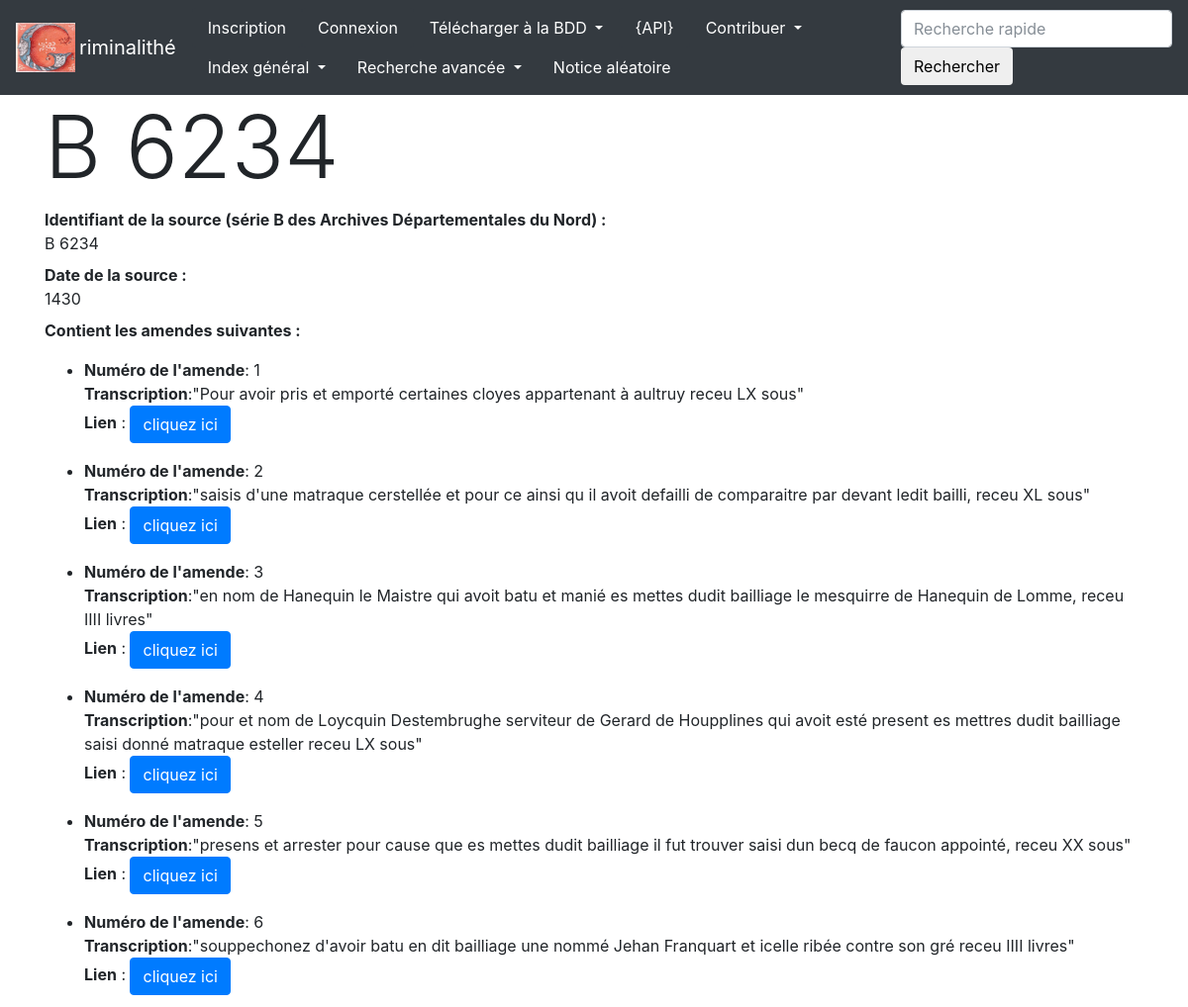
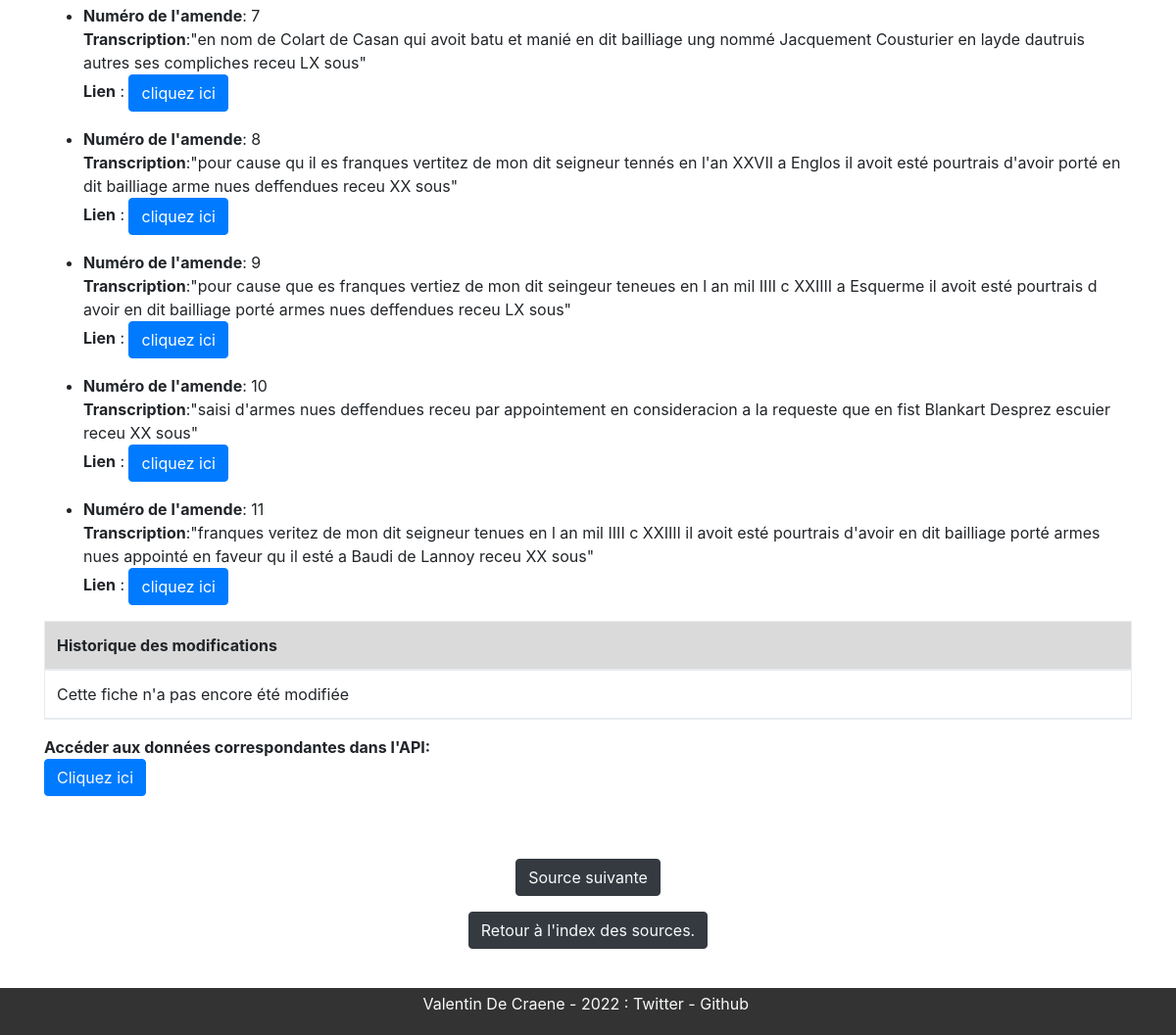
The app's page /source/6234 with its own data (2 pictures, top to bottom).
### Criminalithe/app/modeles/donnees.py (models this page shows, shortened)
class Source(db.Model):
    source_id = db.Column(db.Integer, primary_key=True, unique=True, nullable=False, autoincrement=True)
    source_date = db.Column(db.Integer)
    authorships = db.relationship("Authorship", back_populates="source")
    amendes = db.relationship("Amendes", back_populates="source")

class Amendes(db.Model):
    amendes_id = db.Column(db.Integer, primary_key=True, unique=True, nullable=False, autoincrement=True)
    amendes_source_id = db.Column(db.Integer, db.ForeignKey("source.source_id"))
    amendes_montant = db.Column(db.Integer)
    amendes_type = db.Column(db.Text)
    amendes_franche_verite = db.Column(db.Text)
    amendes_transcription = db.Column(db.Text)
    amendes_personnes_id = db.Column(db.Integer, db.ForeignKey("personnes.personnes_amendes_id"))
    authorships = db.relationship("Authorship", back_populates="amende")
    justiciable = db.relationship("Personnes", foreign_keys="Personnes.personnes_amendes_id", backref="justiciable")
    source = db.relationship("Source", back_populates="amendes")

### Criminalithe/app/routes/generic.py (the view)
@app.route("/source/<int:source_id>")
def source(source_id):
    source_unique = Source.query.filter(Source.source_id == source_id).first()
    return render_template("pages/source.html", source=source_unique)

### Criminalithe/app/templates/pages/source.html (shortened to what this page needs)
{% extends "conteneur.html" %}
{% block corps %}
<h1 class="display-2"> B {{source.source_id}}</h1>
<dl>
    <dt>Identifiant de la source (série B des Archives Départementales du Nord) :</dt><dd>B {{source.source_id}}</dd>
    <dt>Date de la source : </dt><dd> {{source.source_date}}</dd>
    <dt> Contient les amendes suivantes :</dt>
    {% for amende in source.amendes %}
    <p>
    <ul>
        <li><b>Numéro de l'amende</b>: {{amende.amendes_id}}<br/>
        <b>Transcription</b>:"{{amende.amendes_transcription}}"<br/>
        <b>Lien</b> : <a class="btn btn-primary stretched-link" href="{{url_for("amende", amendes_id=amende.amendes_id)}}"> cliquez ici</a></li>
    </ul>
    </p>
    {% endfor %}
</dl>
<p>
    {% if source.authorships %}
    <table class="table table-bordered">
                    <thead>
                      <tr class="table-active">
                        <th scope="col">Identifiant de la modification</th>
                        <th scope="col">Date de la modification</th>
                        <th scope="col">Nom du contributeur</th>
                    </thead>
                    <tbody>
                    {% for modification in source.authorships %}
                      <tr>
                        <td>Identifiant de la modification</td>
                        <td>{{modification.authorship_date}}</td>
                        <td>{{modification.user.user_nom}}</td>
                      </tr>
                    {% endfor %}
                    </tbody>
                  </table>
    {% else %}
            <table class="table table-bordered">
                    <thead>
                      <tr class="table-active">
                        <th scope="col">Historique des modifications</th>
                      </tr>
                      <tr>
                        <td> Cette fiche n'a pas encore été modifiée</td>
                      </tr>
                    </thead>
            </table>
    {%endif%}
</p>
    <p>
        <dl>
<dt> Accéder aux données correspondantes dans l'API:</dt>
            <dl><button type="button" class="btn btn-primary">
                <a class="text-light" href="{{url_for("api_source", source_id=source.source_id)}}">Cliquez ici</a>
            </button></dl>
    </p>
    <br/>
<div class="navbar navbar-dark">
    {% if source.source_id == 6234 %}
<p class="col-md-12 text-center">
        <button type="button" class="btn btn-dark">
        <a class="text-light" href="{{url_for('source', source_id=source.source_id+1)}}"> Source suivante</a>
    </button>
</p>
{% elif source.source_id == 6243 %}
<p class="col-md-12 text-center">
    <button type="button" class="btn btn-dark">
        <a class="text-light" href="{{url_for('source', source_id=source.source_id-1)}}"> Source précédante</a>
    </button>
</p>
    {% endif %}
<p class="col-md-12 text-center">
<button type="button" class="btn btn-dark">
    <a class="text-light" href="{{url_for('index_sources')}}">Retour à l'index des sources.</a></li>
</button>
</p>
</div>
{% endblock %}

### records on screen
Source: source_id "6234", source_date "1430"
Amendes: amendes_id "1", amendes_transcription "Pour avoir pris et emporté certaines cloyes appartenant à aultruy receu LX sous"
Amendes: amendes_id "2", amendes_transcription "saisis d'une matraque cerstellée et pour ce ainsi qu il avoit defailli de comparaitre par devant ledit bailli, receu XL sous"
Amendes: amendes_id "3", amendes_transcription "en nom de Hanequin le Maistre qui avoit batu et manié es mettes dudit bailliage le mesquirre de Hanequin de Lomme, receu IIII livres"
Amendes: amendes_id "4", amendes_transcription "pour et nom de Loycquin Destembrughe serviteur de Gerard de Houpplines qui avoit esté present es mettres dudit bailliage saisi donné matraque esteller receu LX sous"
Amendes: amendes_id "5", amendes_transcription "presens et arrester pour cause que es mettes dudit bailliage il fut trouver saisi dun becq de faucon appointé, receu XX sous"
Amendes: amendes_id "6", amendes_transcription "souppechonez d'avoir batu en dit bailliage une nommé Jehan Franquart et icelle ribée contre son gré receu IIII livres"
Amendes: amendes_id "7", amendes_transcription "en nom de Colart de Casan qui avoit batu et manié en dit bailliage ung nommé Jacquement Cousturier en layde dautruis autres ses compliches receu LX sous"
Amendes: amendes_id "8", amendes_transcription "pour cause qu il es franques vertitez de mon dit seigneur tennés en l'an XXVII a Englos il avoit esté pourtrais d'avoir porté en dit bailliage arme nues deffendues receu XX sous"
Amendes: amendes_id "9", amendes_transcription "pour cause que es franques vertiez de mon dit seingeur teneues en l an mil IIII c XXIIII a Esquerme il avoit esté pourtrais d avoir en dit bailliage porté armes nues deffendues receu LX sous"
Amendes: amendes_id "10", amendes_transcription "saisi d'armes nues deffendues receu par appointement en consideracion a la requeste que en fist Blankart Desprez escuier receu XX sous"
Amendes: amendes_id "11", amendes_transcription "franques veritez de mon dit seigneur tenues en l an mil IIII c XXIIII il avoit esté pourtrais d'avoir en dit bailliage porté armes nues appointé en faveur qu il esté a Baudi de Lannoy receu XX sous"
